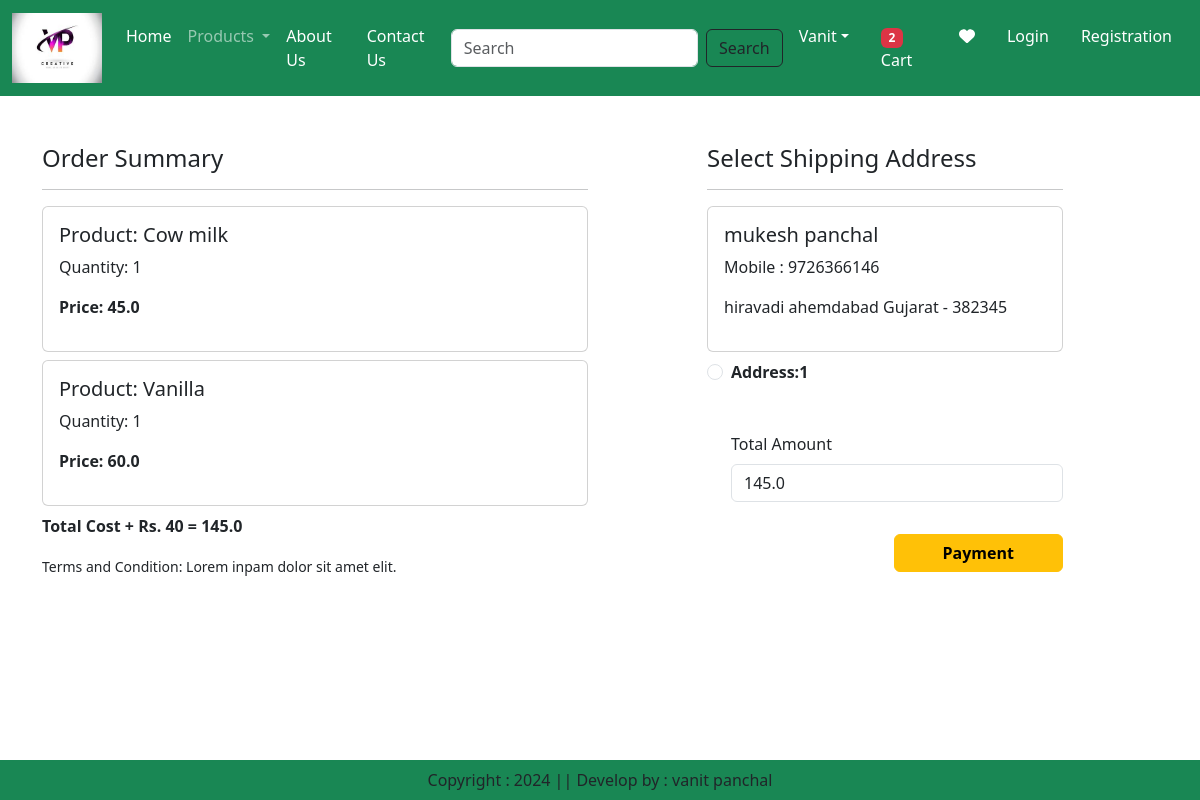
Screenshot of /checkout/ (signed in) with the database file from the repository.
### app/models.py (models this page shows, shortened)
class Cart(models.Model):
    user = models.ForeignKey(User,on_delete=models.CASCADE)
    product = models.ForeignKey(Product,on_delete=models.CASCADE)
    quantity = models.PositiveIntegerField(default=1)

class Product(models.Model):
    title = models.CharField(max_length=100)
    selling_price = models.FloatField()
    discounted_price = models.FloatField()
    description = models.TextField()
    composition = models.TextField(default='')
    prodapp = models.TextField(default='')
    category = models.CharField(choices=CATEGORY_CHOICES, max_length=2)
    product_image = models.ImageField(upload_to='product')

class Customer(models.Model):
    user = models.ForeignKey(User,on_delete=models.CASCADE)
    name = models.CharField(max_length=200)
    locality = models.CharField(max_length=200)
    city = models.CharField(max_length=50)
    mobile = models.IntegerField(default=0)
    zipcode = models.IntegerField()
    state = models.CharField(choices=STATE_CHOICES, max_length=100)

### app/views.py (the view, shortened to what this page needs)
# urls.py: path('checkout/', views.checkout.as_view(),name="checkout"),
@method_decorator(login_required,name='dispatch')
class checkout(View):
    def get(self,request):
        totallitem = 0
        wishitem = 0
        if request.user.is_authenticated:
            totalitem = len(Cart.objects.filter(user=request.user))
            wishitem = len(Wishlist.objects.filter(user=request.user))
        user=request.user
        add=Customer.objects.filter(user=user)
        cart_items=Cart.objects.filter(user=user)
        famount = 0
        for p in cart_items:
            value = p.quantity * p.product.discounted_price
            famount = famount + value
            totalamount = famount + 40
            razoramount = int(totalamount * 100)
            client = razorpay.Client(auth=(settings.RAZOR_KEY_ID, settings.RAZOR_KEY_SECRET))
            data = {"amount":razoramount,"currency":"INR","receipt":"order_rcptid_12"}
            payment_response = client.order.create(data=data)
            print(payment_response)
            order_id = payment_response['id']
            order_status = payment_response['status']
        return render(request, 'app/checkout.html',locals())

### app/templates/app/checkout.html (shortened to what this page needs)
{% extends 'app/base.html' %}
{% load static %}
{% block main-content %}
<div class="container">
    <div class="row mt-5">
        <div class="col-sm-6">
            <h4>Order Summary</h4>
            <hr>
            {% for item in cart_items %}
            <div class="card mb-2">
                <div class="card-body">
                    <h5>Product: {{item.product.title}}</h5>
                    <p>Quantity: {{item.quantity}}</p>
                    <p class="fw-bold">Price: {{item.product.discounted_price}}</p>
                </div>
            </div>
            {% endfor %}
            <p class="fw-bold">Total Cost + Rs. 40 = {{totalamount}}</p>
            <small>Terms and Condition: Lorem inpam dolor sit amet elit.</small>
        </div>
        <div class="col-sm-4 offset-sm-1">
            <h4>Select Shipping Address</h4>
            <hr>
            <form method="post" id="myform">
                {% for ad in add %}
                <div class="card">
                    <div class="card-body">
                        <h5>{{ad.name}}</h5>
                        <p>Mobile : {{ad.mobile}}</p>
                        <p>{{ad.locality}} {{ad.city}} {{ad.state}} - {{ad.zipcode}}</p>
                    </div>
                </div>
                <div class="form-check mt-2 mb-5">
                    <input class="form-check-input" type="radio" name="custid" id="custadd{{forloop.counter}}" value="{{ad.id}}">
                    <label class="form-check-label fw-bold" for="custadd{{forloop.counter}}">
                        Address:{{forloop.counter}}
                    </label>
                </div>
                {% endfor %}
                <div class="form-check mb-3">
                    <label for="totalamount" class="form-label">Total Amount</label>
                    <input type="number" class="form-control" name="totalamount" value={{totalamount}} readonly>
                </div>
                <div class="text-end">
                <button id="rzp-button1" type="submit" class="btn btn-warning mt-3 px-5 fw-bold">Payment</button>
                </div>
            </form>
        </div>
    </div>
</div>
{% endblock main-content %}

### rows the page displays
Cart: product "Cow milk", quantity "1", product.discounted_price "45.0"
Cart: product "Vanilla", quantity "1", product.discounted_price "60.0"
Customer: name "mukesh panchal", mobile "9726366146", locality "hiravadi", city "ahemdabad", state "Gujarat", zipcode "382345"

### other values shown
{{ totalitem }} "2"
{{ totalamount }} "145.0"
